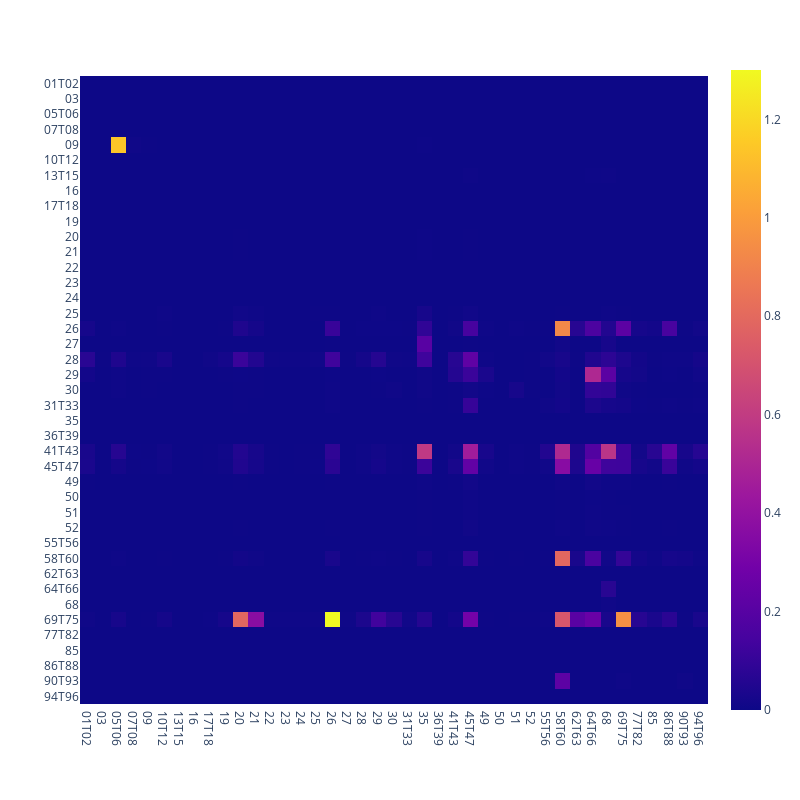

Notebook source saved alongside this figure:
### Code cell
# sum over years and display
oecd_agg = pd.DataFrame(oecd_recipe.sum(axis = 0))
oecd_agg.columns = list(oecd_bea.keys())
oecd_agg.index = list(oecd_bea.keys())   
px.imshow(oecd_agg, width=800, height=800)

### Figure 1 — Plotly figure (JSON) as saved in the notebook; plotly's stock layout.template omitted (floating-point values rounded to 4 significant figures; data arrays with more than 128 entries replaced by an {"elided": "..."} marker saying what was removed)
{"data": [{"coloraxis": "coloraxis", "hovertemplate": "x: %{x}<br>y: %{y}<br>color: %{z}<extra></extra>", "name": "0", "type": "heatmap", "x": ["01T02", "03", "05T06", "07T08", "09", "10T12", "13T15", "16", "17T18", "19", "20", "21", "22", "23", "24", "25", "26", "27", "28", "29", "30", "31T33", "35", "36T39", "41T43", "45T47", "49", "50", "51", "52", "55T56", "58T60", "62T63", "64T66", "68", "69T75", "77T82", "85", "86T88", "90T93", "94T96"], "xaxis": "x", "y": ["01T02", "03", "05T06", "07T08", "09", "10T12", "13T15", "16", "17T18", "19", "20", "21", "22", "23", "24", "25", "26", "27", "28", "29", "30", "31T33", "35", "36T39", "41T43", "45T47", "49", "50", "51", "52", "55T56", "58T60", "62T63", "64T66", "68", "69T75", "77T82", "85", "86T88", "90T93", "94T96"], "yaxis": "y", "z": {"elided": "41x41 float values"}}], "layout": {"coloraxis": {"colorscale": [[0, "#0d0887"], [0.1111, "#46039f"], [0.2222, "#7201a8"], [0.3333, "#9c179e"], [0.4444, "#bd3786"], [0.5556, "#d8576b"], [0.6667, "#ed7953"], [0.7778, "#fb9f3a"], [0.8889, "#fdca26"], [1, "#f0f921"]]}, "height": 800, "margin": {"t": 60}, "width": 800, "xaxis": {"anchor": "y", "constrain": "domain", "domain": [0, 1], "scaleanchor": "y"}, "yaxis": {"anchor": "x", "autorange": "reversed", "constrain": "domain", "domain": [0, 1]}}}
